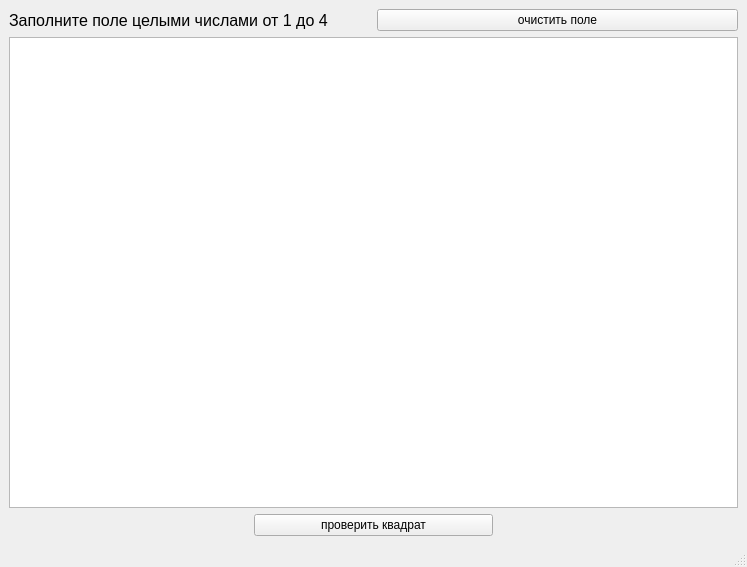
<?xml version="1.0" encoding="UTF-8"?>
<ui version="4.0">
  <class>MainWindow</class>
  <widget class="QMainWindow" name="MainWindow">
    <property name="geometry">
      <rect>
        <x>0</x>
        <y>0</y>
        <width>747</width>
        <height>567</height>
      </rect>
    </property>
    <property name="windowTitle">
      <string>MainWindow</string>
    </property>
    <widget class="QWidget" name="centralwidget">
      <layout class="QVBoxLayout" name="verticalLayout">
        <item>
          <layout class="QGridLayout" name="gridLayout">
            <item row="0" column="0">
              <widget class="QLabel" name="label">
                <property name="maximumSize">
                  <size>
                    <width>400</width>
                    <height>30</height>
                  </size>
                </property>
                <property name="font">
                  <font>
                    <pointsize>12</pointsize>
                  </font>
                </property>
                <property name="text">
                  <string>Заполните поле целыми числами от 1 до 4</string>
                </property>
              </widget>
            </item>
            <item row="0" column="1">
              <widget class="QPushButton" name="creaeteButton">
                <property name="text">
                  <string>очистить поле</string>
                </property>
              </widget>
            </item>
          </layout>
        </item>
        <item>
          <widget class="QTableWidget" name="tableWidget"/>
        </item>
        <item>
          <layout class="QHBoxLayout" name="horizontalLayout">
            <item>
              <widget class="QLabel" name="errorlabel">
                <property name="text">
                  <string/>
                </property>
              </widget>
            </item>
            <item>
              <widget class="QPushButton" name="resultButton">
                <property name="text">
                  <string>проверить квадрат</string>
                </property>
              </widget>
            </item>
            <item>
              <widget class="QLabel" name="result">
                <property name="text">
                  <string/>
                </property>
              </widget>
            </item>
          </layout>
        </item>
      </layout>
    </widget>
    <widget class="QMenuBar" name="menuba">
      <property name="geometry">
        <rect>
          <x>0</x>
          <y>0</y>
          <width>747</width>
          <height>21</height>
        </rect>
      </property>
    </widget>
    <widget class="QStatusBar" name="statusbar"/>
  </widget>
  <resources/>
  <connections/>
</ui>
